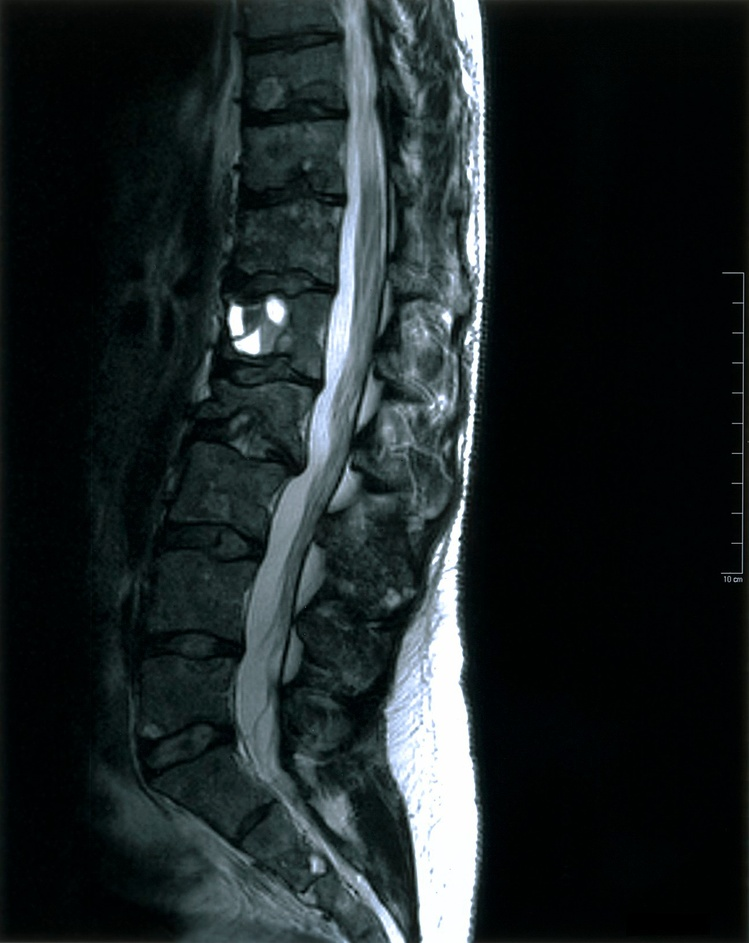
%> input picture SVD/results/originalimage.jpg, 749 x 943 px, shrunk from 1296 x 1632 before the run; the run also reads 1 picture not shown here
$ octave svdMSEPSNRSSIM.m   (GNU Octave 9; MATLAB toolbox functions it lacks are replaced by stand-ins)
%> lines starting %> are read from the running program, lines starting %| are printed output that depends on the picture
%all the quality factors for image compressions(DWT)
clear all;clc;
imdata = imread('originalimage.jpg');
%> imdata is the input picture: size 943x749x3 uint8; mean R, G, B 29.5, 37, 38.3
figure
imshow(imdata);
title('original image');
ref = rgb2gray(imdata);
%figure
%imshow(ref);
%title('gray image');
imcomp = imread('svd using 300 singular values.jpg');
figure
imshow(imcomp);
title('compressed image')
refcomp = rgb2gray(imcomp);
%figure
%imshow(refcomp);
%title('gray comp image');
%Mean square error (MSE)
err = mse(ref,refcomp);
%> err = 1.28
fprintf('\n The MSE value is %0.4f', err);
%|  The MSE value is 1.2779
%Peak to signal ratio (PSNR)
[peaksnr, snr] = psnr(ref, refcomp);
%> peaksnr = 47.07; snr = 35.43
fprintf('\n The Peak-SNR value is %0.4f', peaksnr);
%|  The Peak-SNR value is 47.0657
%Structural Similarity Index (SSIM) for measuring image quality
[ssimval, ssimmap] = ssim(ref,refcomp);
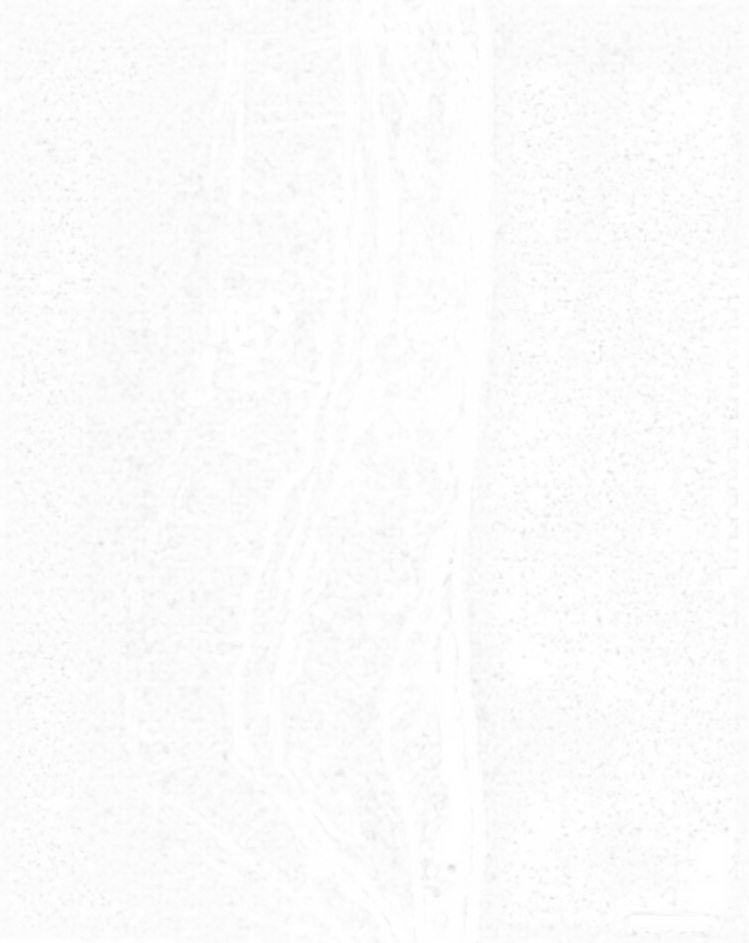
%> ssimmap: size 943x749 double; min 0.87, max 1, mean 0.988
%> ssimval = 0.988
fprintf('\n The SSIM value is %0.4f.\n',ssimval);
%|  The SSIM value is 0.9881.
